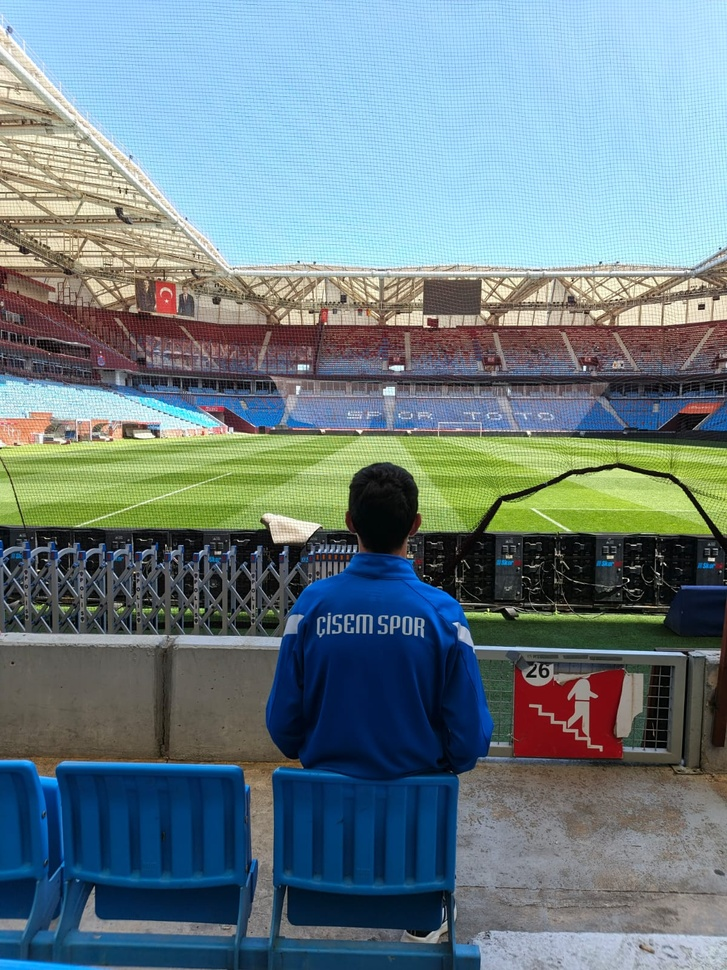
#> input picture photos/kuzey-elci.jpg, 727 x 970 px, shrunk from 1200 x 1600 before the run
$ python blur-gallery-faces.py ../photos/kuzey-elci.jpg out.png 5
#> lines starting #> are read from the running program, lines starting #| are printed output that depends on the picture
#!/usr/bin/env python3
"""Blur all faces except the player near image center (#7)."""
import sys
from pathlib import Path

import cv2
import numpy as np

SRC = Path(sys.argv[1]) if len(sys.argv) > 1 else Path("input.jpg")
OUT = Path(sys.argv[2]) if len(sys.argv) > 2 else Path("output.jpg")
KEEP_INDEX = int(sys.argv[3]) if len(sys.argv) > 3 else None


def blur_region(img, x, y, w, h, k=51):
    x1, y1 = max(0, x), max(0, y)
    x2, y2 = min(img.shape[1], x + w), min(img.shape[0], y + h)
    if x2 <= x1 or y2 <= y1:
        return
    roi = img[y1:y2, x1:x2]
    kk = k if k % 2 == 1 else k + 1
    img[y1:y2, x1:x2] = cv2.GaussianBlur(roi, (kk, kk), 0)


def main():
    img = cv2.imread(str(SRC))
#> img is the input picture: shape (970, 727, 3); mean B, G, R 132.9, 127.4, 107.5
    if img is None:
        raise SystemExit(f"Cannot read {SRC}")
    h, w = img.shape[:2]
#> h = 970; w = 727
    gray = cv2.cvtColor(img, cv2.COLOR_BGR2GRAY)
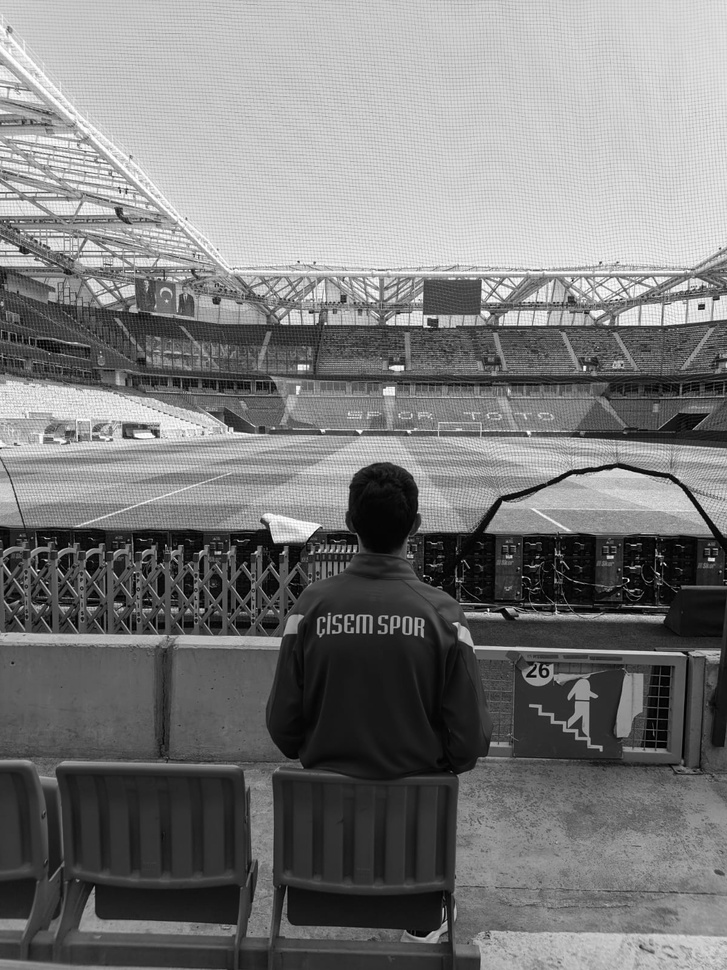
#> gray: shape (970, 727); min 0, max 255, mean 122.1
    cascade = cv2.CascadeClassifier(cv2.data.haarcascades + "haarcascade_frontalface_default.xml")
  # smaller min neighbors = more detections for background
    faces = cascade.detectMultiScale(gray, scaleFactor=1.08, minNeighbors=4, minSize=(28, 28))
#> faces = ()
    if len(faces) == 0:
#> (the run stopped early here; a loop or call above may not have finished)

$ run again, on photos/kuzey-projeler.jpg
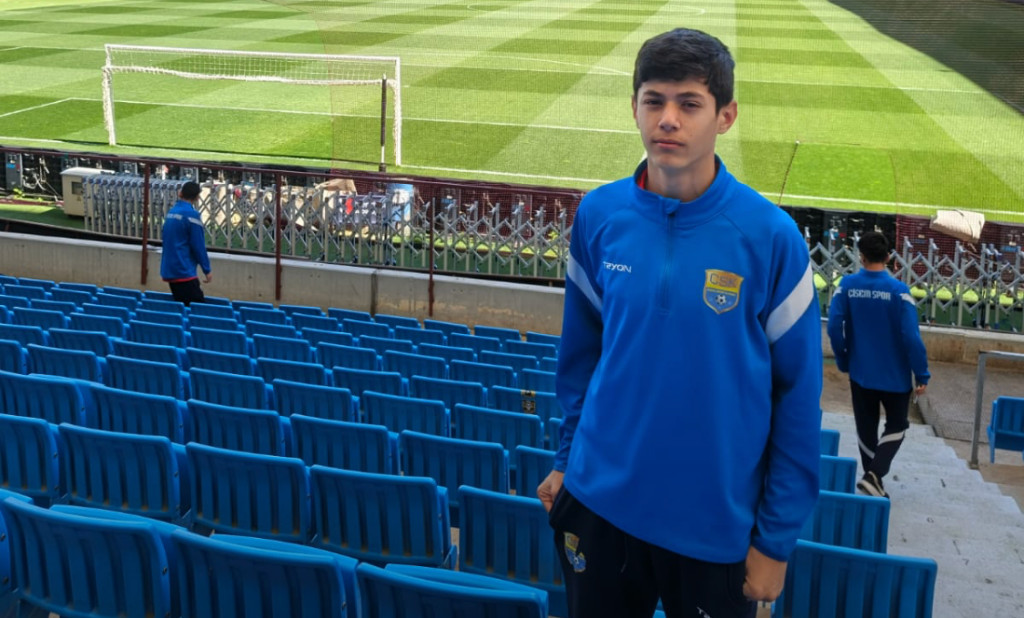
#> input picture photos/kuzey-projeler.jpg, 1024 x 618 px
#> in main, img is the input picture: shape (618, 1024, 3); mean B, G, R 103.1, 101.1, 71.1
#> faces = [[619, 63, 102, 102]]
#> the loop in main, `for i, (x, y, fw, fh) in enumerate(faces):` made 1 pass
#> after the loop in main, `for i, (x, y, fw, fh) in enumerate(faces):`: best_i = 0; best_score = -1e+09
#> keep = 5
#> the loop in main, `for i, (x, y, fw, fh) in enumerate(faces):` made 1 pass
#> pass 1, in blur_region, `roi = img[y1:y2, x1:x2]`:
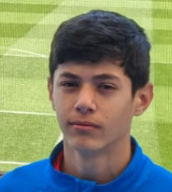
#> roi: shape (192, 172, 3); mean B, G, R 109.2, 137.7, 127.5
#> in main, `out[y0:y1, :] = cv2.GaussianBlur(strip, (99, 99), 0)`:
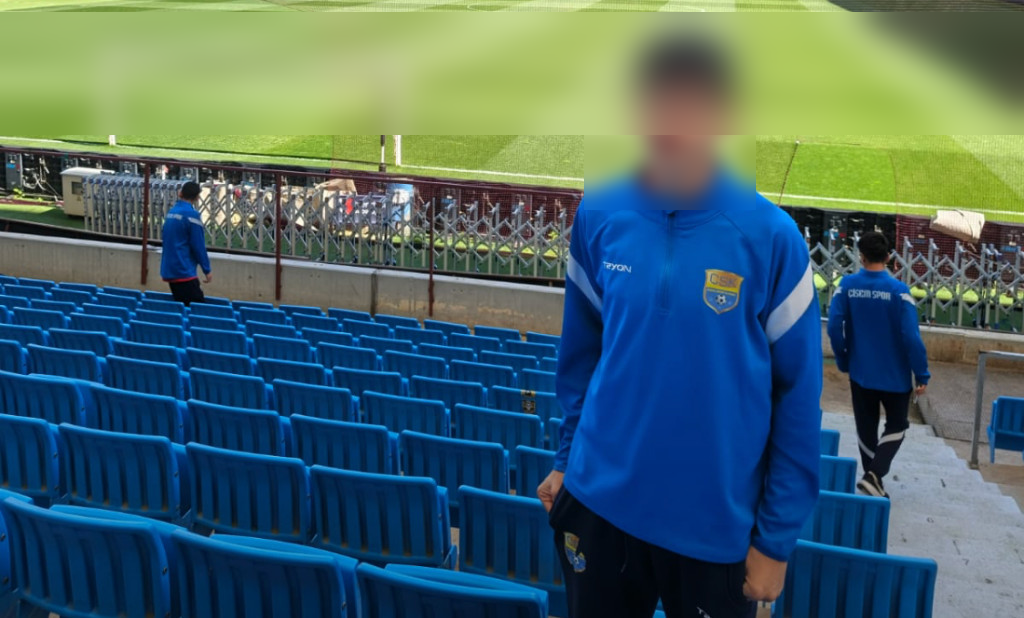
#> out: shape (618, 1024, 3); mean B, G, R 103.1, 101.1, 71.1
#| faces=1 keep=5 -> out.png
